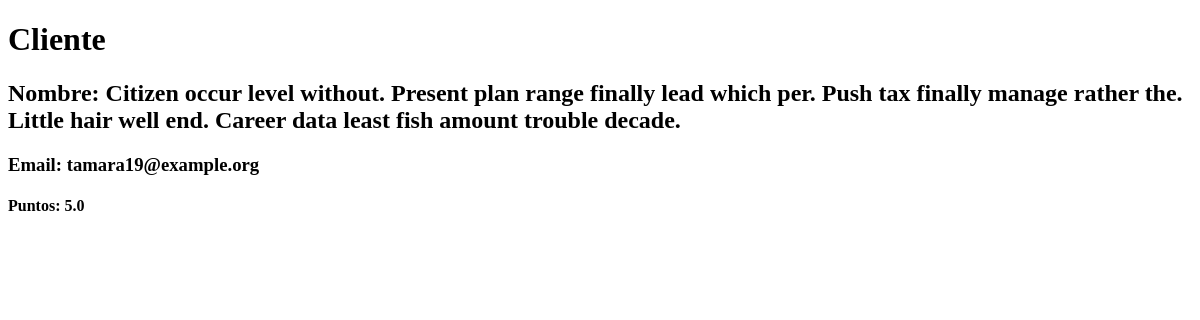
/ultimo-cliente-libro/3, run on an earlier commit of the app's database.
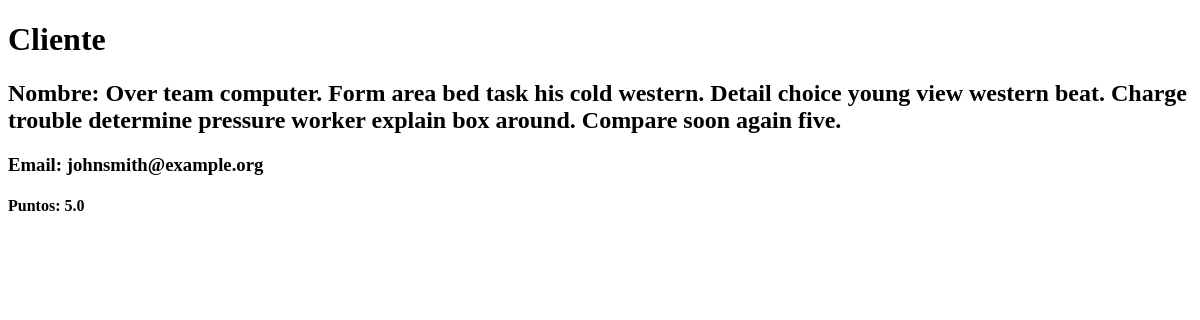
And on a later commit of the database.
### biblioteca/models.py (models this page shows)
class Cliente(models.Model):
    nombre = models.CharField(max_length=200)
    apellidos = models.CharField(max_length=200)
    telefono = models.IntegerField(null=True, blank=True)
    email = models.CharField(max_length=200, unique=True)
    puntos = models.FloatField(default=5.0, db_column="puntos_biblioteca")

### biblioteca/views.py (the view)
def dame_ultimo_cliente_libro(request, libro):
    cliente = Cliente.objects.filter(prestamo__libro = libro).order_by("-prestamo__fecha_prestamo")[:1].get()
    return render(request, "cliente/cliente.html",{"cliente":cliente})

### biblioteca/templates/cliente/cliente.html
<!DOCTYPE html>
<html>
    <head></head>
    <body>
        <h1>Cliente</h1>
        <div>
            <h2>Nombre: {{ cliente.nombre }} </h2>
            <h3>Email: {{ cliente.email }} </h3>
            <h4>Puntos: {{ cliente.puntos }} </h4>
        </div>
    </body>
</html>

What changed in the data, as far as the page shows it:
no longer on this page (row edited): Cliente: nombre "Citizen occur level without. Present plan range finally lead which per. Push tax finally manage rather the. Little hair well end. Career data least fish amount trouble decade.", email "tamara19@example.org", puntos "5.0"
now on this page (row edited): Cliente: nombre "Over team computer. Form area bed task his cold western. Detail choice young view western beat. Charge trouble determine pressure worker explain box around. Compare soon again five.", email "johnsmith@example.org", puntos "5.0"
